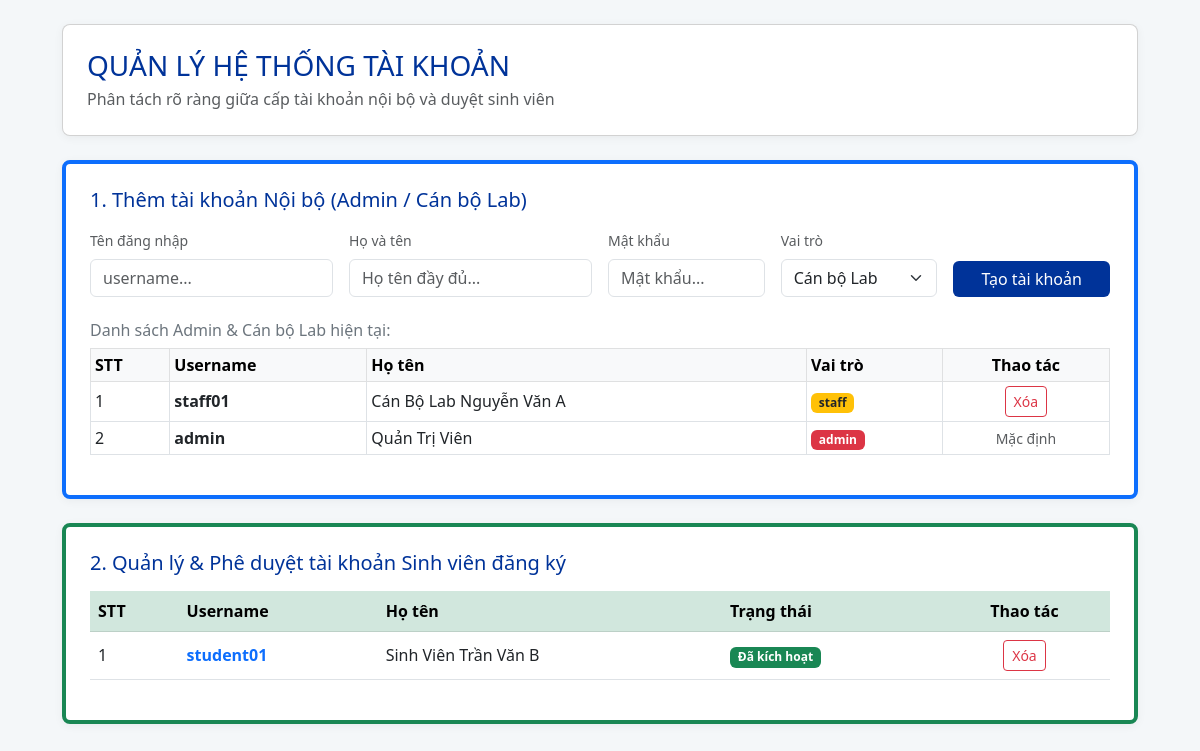
/pages/admin/quan_ly_user.php, run on the app's committed database.
### tables this page shows
CREATE TABLE `users` (
  `id` int(11) NOT NULL AUTO_INCREMENT PRIMARY KEY,
  `username` varchar(50) NOT NULL UNIQUE,
  `password` varchar(255) NOT NULL,
  `full_name` varchar(100) NOT NULL,
  `role` enum('student','staff','admin') NOT NULL DEFAULT 'student',
  `status` enum('pending','active','rejected') NOT NULL DEFAULT 'active',
  `created_at` timestamp NOT NULL DEFAULT current_timestamp()
);

### pages/admin/quan_ly_user.php (the view, shortened to what this page needs)
<?php
require_once '../../config/database.php';
$u = "";
$n = "";
$r = "staff";
$stmt_students = $conn->query("SELECT * FROM users WHERE role = 'student' ORDER BY (status = 'pending') DESC, id DESC");
$students = $stmt_students->fetchAll(PDO::FETCH_ASSOC);
$stmt_internals = $conn->query("SELECT * FROM users WHERE role IN ('admin', 'staff') ORDER BY id DESC");
$internals = $stmt_internals->fetchAll(PDO::FETCH_ASSOC);
function getStatusBadge($status) {
    if ($status == 'active') return '<span class="badge bg-success">Đã kích hoạt</span>';
    return '<span class="badge bg-danger">Từ chối</span>';
}
?>
<!DOCTYPE html>
<html lang="vi">
<head>
    <link href="https://cdn.jsdelivr.net/npm/bootstrap@5.3.0/dist/css/bootstrap.min.css" rel="stylesheet">
</head>
<body class="py-4">
    <div class="container" style="max-width: 1100px;">
        <div class="card card-custom p-4 mb-4">
            <h3 class="mb-1">QUẢN LÝ HỆ THỐNG TÀI KHOẢN</h3>
            <p class="text-muted mb-0">Phân tách rõ ràng giữa cấp tài khoản nội bộ và duyệt sinh viên</p>
        </div>
        <div class="card card-custom p-4 mb-4 border-start border-primary border-4">
            <h5 class="mb-3">1. Thêm tài khoản Nội bộ (Admin / Cán bộ Lab)</h5>
            <form method="POST" class="row g-3">
                <div class="col-md-3">
                    <label class="form-label small text-muted">Tên đăng nhập</label>
                    <input type="text" name="username" class="form-control" placeholder="username..." value="<?php echo htmlspecialchars($u); ?>" required>
                </div>
                <div class="col-md-3">
                    <label class="form-label small text-muted">Họ và tên</label>
                    <input type="text" name="fullname" class="form-control" placeholder="Họ tên đầy đủ..." value="<?php echo htmlspecialchars($n); ?>" required>
                </div>
                <div class="col-md-2">
                    <label class="form-label small text-muted">Mật khẩu</label>
                    <input type="password" name="password" class="form-control" placeholder="Mật khẩu..." required>
                </div>
                <div class="col-md-2">
                    <label class="form-label small text-muted">Vai trò</label>
                    <select name="role" class="form-select">
                        <option value="staff" <?php echo ($r == 'staff') ? 'selected' : ''; ?>>Cán bộ Lab</option>
                    </select>
                </div>
                <div class="col-md-2 d-flex align-items-end">
                    <button type="submit" class="btn btn-primary-custom w-100">Tạo tài khoản</button>
                </div>
            </form>
            <div class="mt-4">
                <h6 class="text-secondary">Danh sách Admin & Cán bộ Lab hiện tại:</h6>
                <table class="table table-sm table-bordered align-middle">
                    <thead class="table-light">
                        <tr>
                            <th>STT</th>
                            <th>Username</th>
                            <th>Họ tên</th>
                            <th>Vai trò</th>
                            <th class="text-center">Thao tác</th>
                        </tr>
                    </thead>
                    <tbody>
                        <?php foreach ($internals as $idx => $internal): ?>
                        <tr>
                            <td><?php echo $idx + 1; ?></td>
                            <td class="fw-bold"><?php echo htmlspecialchars($internal['username']); ?></td>
                            <td><?php echo htmlspecialchars($internal['full_name']); ?></td>
                            <td><span class="badge bg-<?php echo $internal['role'] == 'admin' ? 'danger' : 'warning text-dark'; ?>"><?php echo $internal['role']; ?></span></td>
                            <td class="text-center">
                                <?php if ($internal['username'] !== 'admin'):  ?>
                                    <a href="?action=delete&id=<?php echo $internal['id']; ?>" class="btn btn-sm btn-outline-danger" onclick="return confirm('Xóa tài khoản này?');">Xóa</a>
                                <?php else: ?>
                                    <span class="text-muted small">Mặc định</span>
                                <?php endif; ?>
                            </td>
                        </tr>
                        <?php endforeach; ?>
                    </tbody>
                </table>
            </div>
        </div>
        <div class="card card-custom p-4 border-start border-success border-4">
            <h5 class="mb-3">2. Quản lý & Phê duyệt tài khoản Sinh viên đăng ký</h5>
            <div class="table-responsive">
                <table class="table table-hover align-middle">
                    <thead class="table-success">
                        <tr>
                            <th>STT</th>
                            <th>Username</th>
                            <th>Họ tên</th>
                            <th>Trạng thái</th>
                            <th class="text-center">Thao tác</th>
                        </tr>
                    </thead>
                    <tbody>
                        <?php if (count($students) > 0): ?>
                            <?php foreach ($students as $index => $student): ?>
                            <tr>
                                <td><?php echo $index + 1; ?></td>
                                <td class="fw-bold text-primary"><?php echo htmlspecialchars($student['username']); ?></td>
                                <td><?php echo htmlspecialchars($student['full_name']); ?></td>
                                <td><?php echo getStatusBadge($student['status']); ?></td>
                                <td class="text-center">
                                    <a href="?action=delete&id=<?php echo $student['id']; ?>" class="btn btn-sm btn-outline-danger" onclick="return confirm('Bạn có chắc muốn xóa sinh viên này?');">Xóa</a>
                                </td>
                            </tr>
                            <?php endforeach; ?>
                        <?php else: ?>
                            <tr>
                                <td colspan="5" class="text-center text-muted">Chưa có sinh viên nào đăng ký tài khoản.</td>
                            </tr>
                        <?php endif; ?>
                    </tbody>
                </table>
            </div>
        </div>
    </div>
</body>
</html>

### pages/admin/quan_ly_user.php (style rules this page uses)
body { background-color: #f4f7f9; font-family: 'Segoe UI', sans-serif; }
.card-custom { background: #fff; border-radius: 8px; box-shadow: 0 2px 10px rgba(0,0,0,0.05); }
:root { --hnmu-blue: #003399; }
.btn-primary-custom { background-color: var(--hnmu-blue); color: white; border: none; }
h3, h5 { color: var(--hnmu-blue); }

### data on the page
users: username "staff01", full_name "Cán Bộ Lab Nguyễn Văn A", role "staff"
users: username "admin", full_name "Quản Trị Viên", role "admin", shows "Mặc định"
users: username "student01", full_name "Sinh Viên Trần Văn B", status "Đã kích hoạt"
